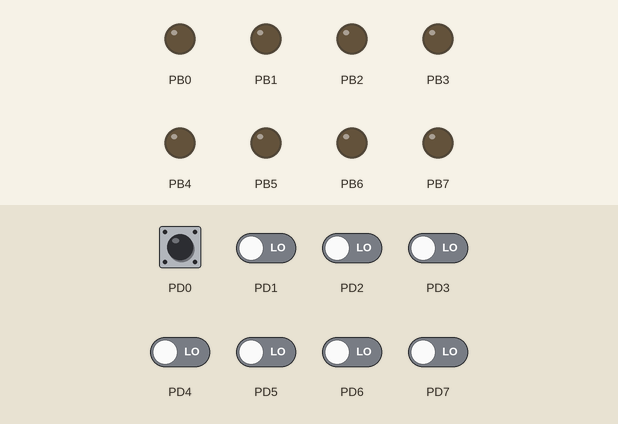
This program was run on a simulated ATmega32, built with avr-gcc and emulated at 8 MHz. Shown: output pins drawn as LEDs (lit = HIGH). The inputs (shaded band) are chosen by the test bench; at power-on: PD0 HIGH, PD1–7 LOW.

Above: at 0.17 s.
At 1.27 s:
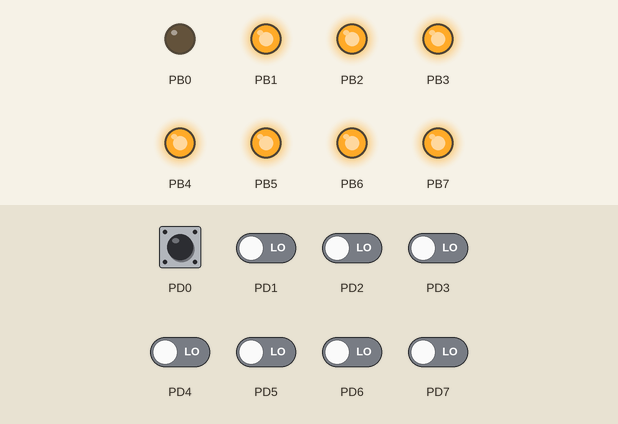
At 2.4 s:
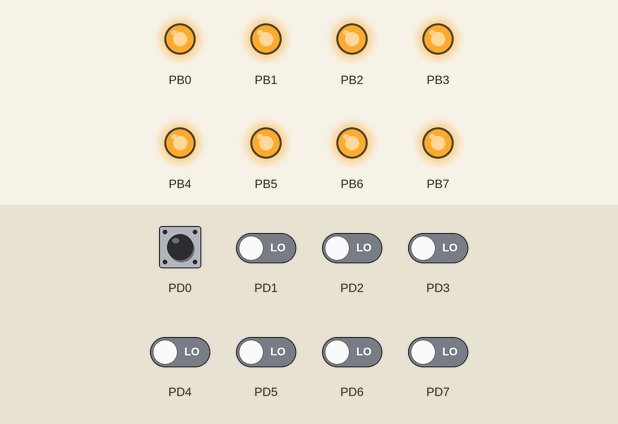
Timing chart, 0 to 3.0 s (numbered marks = the images above):
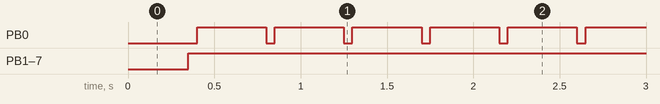

The program:

main.c
```c
#include <avr/io.h>
#define F_CPU 8000000UL
#include <util/delay.h>

int main(void){
	/*
	unsigned char input;
	DDRB = 0xFF;
	DDRD = 0x00;
	while (1) {
		input = PIND;
		if(input == 0xFE) PORTB = 0x0F;
		else if(input == 0xFD) PORTB = 0xF0;
		else if(input == 0xFC) PORTB = 0xAA;
		else PORTB = 0x00;
	}
	*/
	/*
	// Task 1: Make a program which displays Port B LEDs as 0x0x0x0x if PD0 buttons is pressed, and x0x0x0x0 if PD7 button is pressed. If no button is pressed, all LEDs are off
	DDRB = 0xFF;
	DDRD = 0x00;

	while (1)
	{
		if (PIND == 0xFE)
		{
			PORTB = 0b01010101;
		}
		else if (PIND == 0x7F)
		{
			PORTB = 0b10101010;
		}
		else
		{
			PORTB = 0xFF;
		}
	}
	*/

	/*
	// Task 2: Make a program which all LEDs are off at the start. It turns on Port B LEDs if PD0 button is clicked, the LEDs will be turned off if PD0 button is clicked again. And repeat this procedure.
	DDRB = 0xFF;
	DDRD = 0x00;

	unsigned char isLedOn = 0;

	while (1)
	{

		if (PIND == 0xFE)
		{
			_delay_ms(100);
			if (PIND == 0xFE) isLedOn ^= 0x01;
			while (PIND==0xFE);
		}

		if (isLedOn)
		{
			PORTB = 0x00;
		}
		else
		{
			PORTB = 0xFF;
		}
	}
	*/

	/*
	// Task 3: Make a program which flushes LEDs of PB from 0 to 7 repeatedly. The direction of flush will be changed if PD0 button is clicked.
	DDRB = 0xFF;
	DDRD = 0x00;

	unsigned char direction = 0; // 0 -> PB0 to PB 7 and vice versa
	unsigned char i = 0;

	while (1)
	{

		if (direction)
		{
			PORTB = ~(0x01 << i);
		}
		else
		{
			PORTB = ~(0x01 << (7-i));
		}
		i = ((i+1) > 7) ? 0 : (i + 1);

		if (PIND == 0xFE) {
			_delay_ms(50);
			if (PIND == 0xFE) direction ^= 0x01;
			while (PIND==0xFE);
			i = 0;

		}

		_delay_ms(200);

	}
	*/

	// Task4: Make a program which blinks PB0 at 10Hz. If any 2 buttons are pushed down, the program blinks PB7 at 20Hz.
	DDRB = 0xFF;
	DDRD = 0x00;

	while (1) {
		unsigned char count = 0;

		for (unsigned char i=0; i<8; i++) {
			if (!(PIND & (0x01<<i))) {
				_delay_ms(50);
				if (~PIND & (0x01<<i)) count ++;
			}
		}

		if (count==2) {
			PORTB = 0x7F;
			_delay_ms(25);
			PORTB = 0xff;
			_delay_ms(25);
		} else {
			PORTB = 0xFE;
			_delay_ms(50);
			PORTB = 0xff;
			_delay_ms(50);
		}
	}
}
```

Measured:
- by itself, PB0: alternates HIGH for 0.40 s and LOW for 0.05 s
- by itself, PB1–7: LOW → HIGH at 0.35 s
